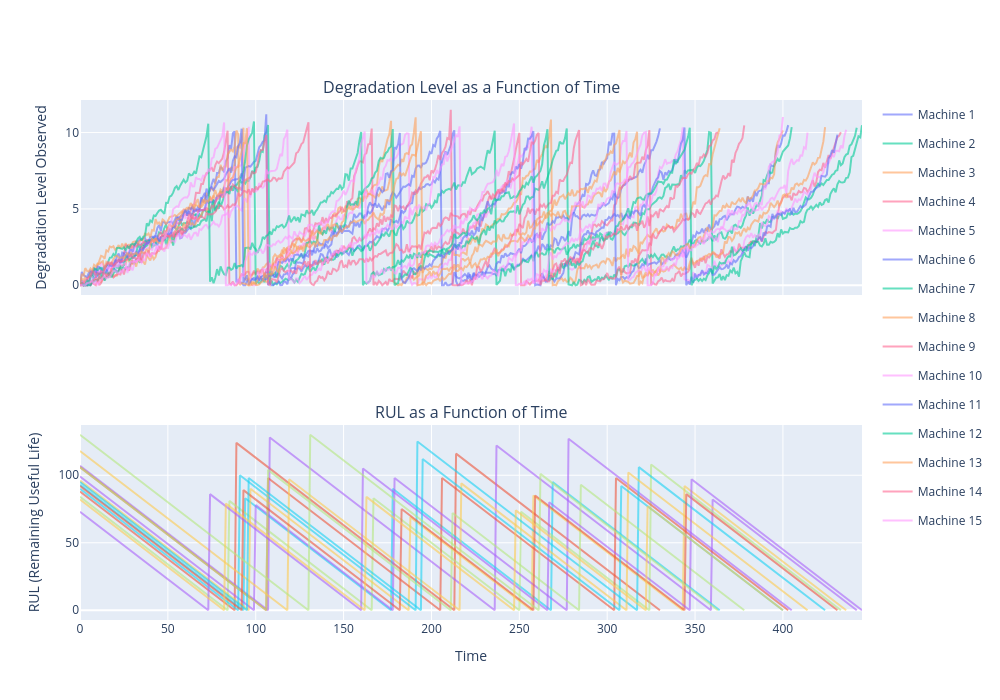

Source (notebook cell):
### Code cell
fig = make_subplots(rows=2, cols=1, shared_xaxes=True,
                    subplot_titles=('Degradation Level as a Function of Time', 'RUL as a Function of Time'))

for machine_id, group in df.groupby('machine_id'):
    fig.add_trace(go.Scatter(x=group['time'], y=group['degra_level_observed'], mode='lines',
                             opacity=0.6, name=f'Machine {machine_id}', legendgroup=f'machine_{machine_id}'),
                  row=1, col=1)
    fig.add_trace(go.Scatter(x=group['time'], y=group['rul'], mode='lines',
                             opacity=0.6, name=f'Machine {machine_id}', legendgroup=f'machine_{machine_id}', showlegend=False),
                  row=2, col=1)

fig.update_yaxes(title_text='Degradation Level Observed', row=1, col=1)
fig.update_yaxes(title_text='RUL (Remaining Useful Life)', row=2, col=1)
fig.update_xaxes(title_text='Time', row=2, col=1)
fig.update_layout(width=1000, height=700)
fig.show()

### Figure 1 — Plotly figure (JSON) as saved in the notebook; plotly's stock layout.template omitted (floating-point values rounded to 4 significant figures; data arrays with more than 128 entries replaced by an {"elided": "..."} marker saying what was removed)
{"data": [{"legendgroup": "machine_1", "mode": "lines", "name": "Machine 1", "opacity": 0.6, "type": "scatter", "x": {"elided": "331 int values"}, "xaxis": "x", "y": {"elided": "331 float values"}, "yaxis": "y"}, {"legendgroup": "machine_1", "mode": "lines", "name": "Machine 1", "opacity": 0.6, "showlegend": false, "type": "scatter", "x": {"elided": "331 int values"}, "xaxis": "x2", "y": {"elided": "331 int values"}, "yaxis": "y2"}, {"legendgroup": "machine_2", "mode": "lines", "name": "Machine 2", "opacity": 0.6, "type": "scatter", "x": {"elided": "443 int values"}, "xaxis": "x", "y": {"elided": "443 float values"}, "yaxis": "y"}, {"legendgroup": "machine_2", "mode": "lines", "name": "Machine 2", "opacity": 0.6, "showlegend": false, "type": "scatter", "x": {"elided": "443 int values"}, "xaxis": "x2", "y": {"elided": "443 int values"}, "yaxis": "y2"}, {"legendgroup": "machine_3", "mode": "lines", "name": "Machine 3", "opacity": 0.6, "type": "scatter", "x": {"elided": "365 int values"}, "xaxis": "x", "y": {"elided": "365 float values"}, "yaxis": "y"}, {"legendgroup": "machine_3", "mode": "lines", "name": "Machine 3", "opacity": 0.6, "showlegend": false, "type": "scatter", "x": {"elided": "365 int values"}, "xaxis": "x2", "y": {"elided": "365 int values"}, "yaxis": "y2"}, {"legendgroup": "machine_4", "mode": "lines", "name": "Machine 4", "opacity": 0.6, "type": "scatter", "x": {"elided": "434 int values"}, "xaxis": "x", "y": {"elided": "434 float values"}, "yaxis": "y"}, {"legendgroup": "machine_4", "mode": "lines", "name": "Machine 4", "opacity": 0.6, "showlegend": false, "type": "scatter", "x": {"elided": "434 int values"}, "xaxis": "x2", "y": {"elided": "434 int values"}, "yaxis": "y2"}, {"legendgroup": "machine_5", "mode": "lines", "name": "Machine 5", "opacity": 0.6, "type": "scatter", "x": {"elided": "437 int values"}, "xaxis": "x", "y": {"elided": "437 float values"}, "yaxis": "y"}, {"legendgroup": "machine_5", "mode": "lines", "name": "Machine 5", "opacity": 0.6, "showlegend": false, "type": "scatter", "x": {"elided": "437 int values"}, "xaxis": "x2", "y": {"elided": "437 int values"}, "yaxis": "y2"}, {"legendgroup": "machine_6", "mode": "lines", "name": "Machine 6", "opacity": 0.6, "type": "scatter", "x": {"elided": "404 int values"}, "xaxis": "x", "y": {"elided": "404 float values"}, "yaxis": "y"}, {"legendgroup": "machine_6", "mode": "lines", "name": "Machine 6", "opacity": 0.6, "showlegend": false, "type": "scatter", "x": {"elided": "404 int values"}, "xaxis": "x2", "y": {"elided": "404 int values"}, "yaxis": "y2"}, {"legendgroup": "machine_7", "mode": "lines", "name": "Machine 7", "opacity": 0.6, "type": "scatter", "x": {"elided": "406 int values"}, "xaxis": "x", "y": {"elided": "406 float values"}, "yaxis": "y"}, {"legendgroup": "machine_7", "mode": "lines", "name": "Machine 7", "opacity": 0.6, "showlegend": false, "type": "scatter", "x": {"elided": "406 int values"}, "xaxis": "x2", "y": {"elided": "406 int values"}, "yaxis": "y2"}, {"legendgroup": "machine_8", "mode": "lines", "name": "Machine 8", "opacity": 0.6, "type": "scatter", "x": {"elided": "425 int values"}, "xaxis": "x", "y": {"elided": "425 float values"}, "yaxis": "y"}, {"legendgroup": "machine_8", "mode": "lines", "name": "Machine 8", "opacity": 0.6, "showlegend": false, "type": "scatter", "x": {"elided": "425 int values"}, "xaxis": "x2", "y": {"elided": "425 int values"}, "yaxis": "y2"}, {"legendgroup": "machine_9", "mode": "lines", "name": "Machine 9", "opacity": 0.6, "type": "scatter", "x": {"elided": "379 int values"}, "xaxis": "x", "y": {"elided": "379 float values"}, "yaxis": "y"}, {"legendgroup": "machine_9", "mode": "lines", "name": "Machine 9", "opacity": 0.6, "showlegend": false, "type": "scatter", "x": {"elided": "379 int values"}, "xaxis": "x2", "y": {"elided": "379 int values"}, "yaxis": "y2"}, {"legendgroup": "machine_10", "mode": "lines", "name": "Machine 10", "opacity": 0.6, "type": "scatter", "x": {"elided": "415 int values"}, "xaxis": "x", "y": {"elided": "415 float values"}, "yaxis": "y"}, {"legendgroup": "machine_10", "mode": "lines", "name": "Machine 10", "opacity": 0.6, "showlegend": false, "type": "scatter", "x": {"elided": "415 int values"}, "xaxis": "x2", "y": {"elided": "415 int values"}, "yaxis": "y2"}, {"legendgroup": "machine_11", "mode": "lines", "name": "Machine 11", "opacity": 0.6, "type": "scatter", "x": {"elided": "432 int values"}, "xaxis": "x", "y": {"elided": "432 float values"}, "yaxis": "y"}, {"legendgroup": "machine_11", "mode": "lines", "name": "Machine 11", "opacity": 0.6, "showlegend": false, "type": "scatter", "x": {"elided": "432 int values"}, "xaxis": "x2", "y": {"elided": "432 int values"}, "yaxis": "y2"}, {"legendgroup": "machine_12", "mode": "lines", "name": "Machine 12", "opacity": 0.6, "type": "scatter", "x": {"elided": "446 int values"}, "xaxis": "x", "y": {"elided": "446 float values"}, "yaxis": "y"}, {"legendgroup": "machine_12", "mode": "lines", "name": "Machine 12", "opacity": 0.6, "showlegend": false, "type": "scatter", "x": {"elided": "446 int values"}, "xaxis": "x2", "y": {"elided": "446 int values"}, "yaxis": "y2"}, {"legendgroup": "machine_13", "mode": "lines", "name": "Machine 13", "opacity": 0.6, "type": "scatter", "x": {"elided": "401 int values"}, "xaxis": "x", "y": {"elided": "401 float values"}, "yaxis": "y"}, {"legendgroup": "machine_13", "mode": "lines", "name": "Machine 13", "opacity": 0.6, "showlegend": false, "type": "scatter", "x": {"elided": "401 int values"}, "xaxis": "x2", "y": {"elided": "401 int values"}, "yaxis": "y2"}, {"legendgroup": "machine_14", "mode": "lines", "name": "Machine 14", "opacity": 0.6, "type": "scatter", "x": {"elided": "364 int values"}, "xaxis": "x", "y": {"elided": "364 float values"}, "yaxis": "y"}, {"legendgroup": "machine_14", "mode": "lines", "name": "Machine 14", "opacity": 0.6, "showlegend": false, "type": "scatter", "x": {"elided": "364 int values"}, "xaxis": "x2", "y": {"elided": "364 int values"}, "yaxis": "y2"}, {"legendgroup": "machine_15", "mode": "lines", "name": "Machine 15", "opacity": 0.6, "type": "scatter", "x": {"elided": "401 int values"}, "xaxis": "x", "y": {"elided": "401 float values"}, "yaxis": "y"}, {"legendgroup": "machine_15", "mode": "lines", "name": "Machine 15", "opacity": 0.6, "showlegend": false, "type": "scatter", "x": {"elided": "401 int values"}, "xaxis": "x2", "y": {"elided": "401 int values"}, "yaxis": "y2"}], "layout": {"annotations": [{"font": {"size": 16}, "showarrow": false, "text": "Degradation Level as a Function of Time", "x": 0.5, "xanchor": "center", "xref": "paper", "y": 1, "yanchor": "bottom", "yref": "paper"}, {"font": {"size": 16}, "showarrow": false, "text": "RUL as a Function of Time", "x": 0.5, "xanchor": "center", "xref": "paper", "y": 0.375, "yanchor": "bottom", "yref": "paper"}], "height": 700, "width": 1000, "xaxis": {"anchor": "y", "domain": [0, 1], "matches": "x2", "showticklabels": false}, "xaxis2": {"anchor": "y2", "domain": [0, 1], "title": {"text": "Time"}}, "yaxis": {"anchor": "x", "domain": [0.625, 1], "title": {"text": "Degradation Level Observed"}}, "yaxis2": {"anchor": "x2", "domain": [0, 0.375], "title": {"text": "RUL (Remaining Useful Life)"}}}}
